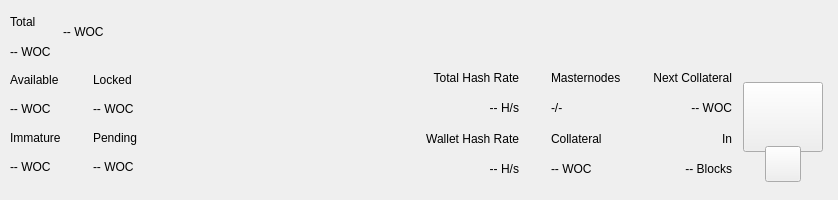
<?xml version="1.0" encoding="UTF-8"?>
<ui version="4.0">
 <class>TopBar</class>
 <widget class="QWidget" name="TopBar">
  <property name="geometry">
   <rect>
    <x>0</x>
    <y>0</y>
    <width>838</width>
    <height>200</height>
   </rect>
  </property>
  <property name="minimumSize">
   <size>
    <width>0</width>
    <height>200</height>
   </size>
  </property>
  <property name="maximumSize">
   <size>
    <width>16777215</width>
    <height>200</height>
   </size>
  </property>
  <property name="windowTitle">
   <string>Form</string>
  </property>
  <layout class="QVBoxLayout" name="verticalLayout_10" stretch="0">
   <property name="spacing">
    <number>0</number>
   </property>
   <property name="leftMargin">
    <number>0</number>
   </property>
   <property name="topMargin">
    <number>0</number>
   </property>
   <property name="rightMargin">
    <number>0</number>
   </property>
   <property name="bottomMargin">
    <number>0</number>
   </property>
   <item>
    <widget class="PFBorderImage" name="containerTop">
     <layout class="QVBoxLayout" name="verticalLayout_11">
      <property name="spacing">
       <number>0</number>
      </property>
      <property name="leftMargin">
       <number>0</number>
      </property>
      <property name="topMargin">
       <number>0</number>
      </property>
      <property name="rightMargin">
       <number>0</number>
      </property>
      <property name="bottomMargin">
       <number>0</number>
      </property>
      <item>
       <widget class="QWidget" name="top_container_2" native="true">
        <property name="minimumSize">
         <size>
          <width>0</width>
          <height>65</height>
         </size>
        </property>
        <layout class="QHBoxLayout" name="top_container">
         <property name="spacing">
          <number>0</number>
         </property>
         <property name="leftMargin">
          <number>10</number>
         </property>
         <property name="topMargin">
          <number>0</number>
         </property>
         <property name="rightMargin">
          <number>10</number>
         </property>
         <property name="bottomMargin">
          <number>0</number>
         </property>
         <item>
          <layout class="QHBoxLayout" name="horizontalLayout_4">
           <property name="spacing">
            <number>12</number>
           </property>
           <property name="rightMargin">
            <number>0</number>
           </property>
           <item>
            <widget class="QWidget" name="widgetAmount" native="true">
             <layout class="QVBoxLayout" name="verticalLayout_2">
              <property name="spacing">
               <number>2</number>
              </property>
              <property name="leftMargin">
               <number>0</number>
              </property>
              <property name="topMargin">
               <number>8</number>
              </property>
              <property name="rightMargin">
               <number>0</number>
              </property>
              <property name="bottomMargin">
               <number>0</number>
              </property>
              <item>
               <widget class="QLabel" name="labelTitle1">
                <property name="text">
                 <string>Total</string>
                </property>
               </widget>
              </item>
              <item>
               <widget class="PrivateQLabel" name="labelAmountPiv">
                <property name="text">
                 <string notr="true">-- WOC</string>
                </property>
               </widget>
              </item>
             </layout>
            </widget>
           </item>
           <item alignment="Qt::AlignVCenter">
            <widget class="QWidget" name="widgetTopAmount" native="true">
             <property name="sizePolicy">
              <sizepolicy hsizetype="Preferred" vsizetype="Maximum">
               <horstretch>0</horstretch>
               <verstretch>0</verstretch>
              </sizepolicy>
             </property>
             <layout class="QHBoxLayout" name="horizontalLayout_5">
              <property name="spacing">
               <number>0</number>
              </property>
              <property name="leftMargin">
               <number>0</number>
              </property>
              <property name="topMargin">
               <number>0</number>
              </property>
              <property name="rightMargin">
               <number>0</number>
              </property>
              <property name="bottomMargin">
               <number>0</number>
              </property>
              <item alignment="Qt::AlignTop">
               <widget class="PrivateQLabel" name="labelAmountTopPiv">
                <property name="minimumSize">
                 <size>
                  <width>0</width>
                  <height>36</height>
                 </size>
                </property>
                <property name="styleSheet">
                 <string notr="true">padding:0px;margin:0px;</string>
                </property>
                <property name="text">
                 <string notr="true">-- WOC</string>
                </property>
               </widget>
              </item>
             </layout>
            </widget>
           </item>
           <item>
            <spacer name="horizontalSpacer">
             <property name="orientation">
              <enum>Qt::Horizontal</enum>
             </property>
             <property name="sizeHint" stdset="0">
              <size>
               <width>40</width>
               <height>20</height>
              </size>
             </property>
            </spacer>
           </item>
           <item alignment="Qt::AlignRight">
            <widget class="QWidget" name="layoutSync" native="true">
             <property name="minimumSize">
              <size>
               <width>0</width>
               <height>36</height>
              </size>
             </property>
             <property name="maximumSize">
              <size>
               <width>16777215</width>
               <height>36</height>
              </size>
             </property>
             <layout class="QVBoxLayout" name="verticalLayout_9">
              <property name="leftMargin">
               <number>0</number>
              </property>
              <property name="topMargin">
               <number>0</number>
              </property>
              <property name="rightMargin">
               <number>0</number>
              </property>
              <property name="bottomMargin">
               <number>0</number>
              </property>
              <item>
               <widget class="ExpandableButton" name="pushButtonSync" native="true">
                <property name="minimumSize">
                 <size>
                  <width>36</width>
                  <height>36</height>
                 </size>
                </property>
                <property name="maximumSize">
                 <size>
                  <width>16777215</width>
                  <height>36</height>
                 </size>
                </property>
               </widget>
              </item>
             </layout>
            </widget>
           </item>
           <item>
            <widget class="ExpandableButton" name="pushButtonHDUpgrade" native="true">
             <property name="minimumSize">
              <size>
               <width>36</width>
               <height>36</height>
              </size>
             </property>
             <property name="maximumSize">
              <size>
               <width>16777215</width>
               <height>36</height>
              </size>
             </property>
            </widget>
           </item>
           <item>
            <widget class="ExpandableButton" name="pushButtonStack" native="true">
             <property name="minimumSize">
              <size>
               <width>36</width>
               <height>36</height>
              </size>
             </property>
             <property name="maximumSize">
              <size>
               <width>16777215</width>
               <height>36</height>
              </size>
             </property>
            </widget>
           </item>
           <item>
            <widget class="ExpandableButton" name="pushButtonConf" native="true">
             <property name="minimumSize">
              <size>
               <width>36</width>
               <height>36</height>
              </size>
             </property>
             <property name="maximumSize">
              <size>
               <width>16777215</width>
               <height>36</height>
              </size>
             </property>
            </widget>
           </item>
           <item>
            <widget class="ExpandableButton" name="pushButtonMasternodes" native="true">
             <property name="minimumSize">
              <size>
               <width>36</width>
               <height>36</height>
              </size>
             </property>
             <property name="maximumSize">
              <size>
               <width>16777215</width>
               <height>36</height>
              </size>
             </property>
            </widget>
           </item>
           <item>
            <widget class="ExpandableButton" name="pushButtonConsole" native="true">
             <property name="minimumSize">
              <size>
               <width>36</width>
               <height>36</height>
              </size>
             </property>
             <property name="maximumSize">
              <size>
               <width>16777215</width>
               <height>36</height>
              </size>
             </property>
            </widget>
           </item>
           <item>
            <widget class="ExpandableButton" name="pushButtonConnection" native="true">
             <property name="minimumSize">
              <size>
               <width>36</width>
               <height>36</height>
              </size>
             </property>
             <property name="maximumSize">
              <size>
               <width>16777215</width>
               <height>36</height>
              </size>
             </property>
            </widget>
           </item>
           <item>
            <widget class="ExpandableButton" name="pushButtonTor" native="true">
             <property name="minimumSize">
              <size>
               <width>36</width>
               <height>36</height>
              </size>
             </property>
             <property name="maximumSize">
              <size>
               <width>16777215</width>
               <height>36</height>
              </size>
             </property>
            </widget>
           </item>
           <item>
            <widget class="ExpandableButton" name="pushButtonLock" native="true">
             <property name="sizePolicy">
              <sizepolicy hsizetype="Expanding" vsizetype="Expanding">
               <horstretch>0</horstretch>
               <verstretch>0</verstretch>
              </sizepolicy>
             </property>
             <property name="minimumSize">
              <size>
               <width>36</width>
               <height>0</height>
              </size>
             </property>
             <property name="maximumSize">
              <size>
               <width>16777215</width>
               <height>36</height>
              </size>
             </property>
            </widget>
           </item>
           <item>
            <widget class="ExpandableButton" name="pushButtonTheme" native="true">
             <property name="minimumSize">
              <size>
               <width>36</width>
               <height>36</height>
              </size>
             </property>
             <property name="maximumSize">
              <size>
               <width>16777215</width>
               <height>36</height>
              </size>
             </property>
            </widget>
           </item>
           <item>
            <widget class="ExpandableButton" name="pushButtonFAQ" native="true">
             <property name="minimumSize">
              <size>
               <width>36</width>
               <height>36</height>
              </size>
             </property>
             <property name="maximumSize">
              <size>
               <width>16777215</width>
               <height>36</height>
              </size>
             </property>
            </widget>
           </item>
           <item>
            <widget class="ExpandableButton" name="pushButtonPrivacy" native="true">
             <property name="minimumSize">
              <size>
               <width>36</width>
               <height>36</height>
              </size>
             </property>
             <property name="maximumSize">
              <size>
               <width>16777215</width>
               <height>36</height>
              </size>
             </property>
            </widget>
           </item>
          </layout>
         </item>
        </layout>
       </widget>
      </item>
      <item>
       <widget class="QWidget" name="bottom_container" native="true">
        <property name="minimumSize">
         <size>
          <width>0</width>
          <height>135</height>
         </size>
        </property>
        <layout class="QHBoxLayout" name="botton_container">
         <property name="leftMargin">
          <number>10</number>
         </property>
         <property name="topMargin">
          <number>0</number>
         </property>
         <property name="rightMargin">
          <number>10</number>
         </property>
         <property name="bottomMargin">
          <number>10</number>
         </property>
         <item>
          <layout class="QHBoxLayout" name="horizontalLayout_3">
           <property name="spacing">
            <number>0</number>
           </property>
           <property name="bottomMargin">
            <number>9</number>
           </property>
           <item>
            <layout class="QVBoxLayout" name="verticalLayout_7">
             <property name="spacing">
              <number>0</number>
             </property>
             <property name="leftMargin">
              <number>0</number>
             </property>
             <property name="rightMargin">
              <number>0</number>
             </property>
             <item>
              <layout class="QHBoxLayout" name="horizontalLayout_2">
               <property name="spacing">
                <number>0</number>
               </property>
               <item>
                <layout class="QVBoxLayout" name="verticalLayout_6">
                 <item>
                  <widget class="QLabel" name="labelTitle5">
                   <property name="text">
                    <string>Available</string>
                   </property>
                  </widget>
                 </item>
                 <item>
                  <widget class="PrivateQLabel" name="labelAvailablePiv">
                   <property name="text">
                    <string>-- WOC</string>
                   </property>
                  </widget>
                 </item>
                 <item>
                  <widget class="QLabel" name="labelTitle4">
                   <property name="text">
                    <string>Immature</string>
                   </property>
                  </widget>
                 </item>
                 <item>
                  <widget class="PrivateQLabel" name="labelImmaturePiv">
                   <property name="text">
                    <string notr="true">-- WOC</string>
                   </property>
                  </widget>
                 </item>
                </layout>
               </item>
               <item>
                <layout class="QVBoxLayout" name="verticalLayout_8">
                 <property name="leftMargin">
                  <number>32</number>
                 </property>
                 <item>
                  <widget class="QLabel" name="labelTitle6">
                   <property name="text">
                    <string>Locked</string>
                   </property>
                  </widget>
                 </item>
                 <item>
                  <widget class="PrivateQLabel" name="labelLockedPiv">
                   <property name="text">
                    <string>-- WOC</string>
                   </property>
                  </widget>
                 </item>
                 <item>
                  <widget class="QLabel" name="labelTitle3">
                   <property name="text">
                    <string>Pending</string>
                   </property>
                  </widget>
                 </item>
                 <item>
                  <widget class="PrivateQLabel" name="labelPendingPiv">
                   <property name="text">
                    <string notr="true">-- WOC</string>
                   </property>
                  </widget>
                 </item>
                </layout>
               </item>
              </layout>
             </item>
            </layout>
           </item>
          </layout>
         </item>
         <item>
          <spacer name="horizontalSpacer_2">
           <property name="orientation">
            <enum>Qt::Horizontal</enum>
           </property>
           <property name="sizeHint" stdset="0">
            <size>
             <width>40</width>
             <height>20</height>
            </size>
           </property>
          </spacer>
         </item>
         <item>
          <layout class="QHBoxLayout" name="horizontalLayout_6">
           <property name="spacing">
            <number>0</number>
           </property>
           <property name="rightMargin">
            <number>0</number>
           </property>
           <property name="bottomMargin">
            <number>9</number>
           </property>
           <item>
            <widget class="QWidget" name="widgetStaking" native="true">
             <layout class="QVBoxLayout" name="verticalLayout_12">
              <property name="leftMargin">
               <number>32</number>
              </property>
              <property name="topMargin">
               <number>0</number>
              </property>
              <property name="rightMargin">
               <number>0</number>
              </property>
              <property name="bottomMargin">
               <number>0</number>
              </property>
              <item>
               <widget class="QLabel" name="labelNetworkHashRateTitle">
                <property name="text">
                 <string>Total Hash Rate</string>
                </property>
                <property name="textFormat">
                 <enum>Qt::AutoText</enum>
                </property>
                <property name="alignment">
                 <set>Qt::AlignRight|Qt::AlignTrailing|Qt::AlignVCenter</set>
                </property>
               </widget>
              </item>
              <item>
               <widget class="QLabel" name="labelNetworkHashRateValue">
                <property name="layoutDirection">
                 <enum>Qt::LeftToRight</enum>
                </property>
                <property name="text">
                 <string>-- H/s</string>
                </property>
                <property name="textFormat">
                 <enum>Qt::AutoText</enum>
                </property>
                <property name="alignment">
                 <set>Qt::AlignRight|Qt::AlignTrailing|Qt::AlignVCenter</set>
                </property>
               </widget>
              </item>
              <item>
               <widget class="QLabel" name="labelWalletHashRateTitle">
                <property name="text">
                 <string>Wallet Hash Rate</string>
                </property>
                <property name="textFormat">
                 <enum>Qt::AutoText</enum>
                </property>
                <property name="alignment">
                 <set>Qt::AlignRight|Qt::AlignTrailing|Qt::AlignVCenter</set>
                </property>
               </widget>
              </item>
              <item>
               <widget class="PrivateQLabel" name="labelWalletHashRateValue">
                <property name="text">
                 <string notr="true">-- H/s</string>
                </property>
                <property name="textFormat">
                 <enum>Qt::AutoText</enum>
                </property>
                <property name="alignment">
                 <set>Qt::AlignRight|Qt::AlignTrailing|Qt::AlignVCenter</set>
                </property>
               </widget>
              </item>
             </layout>
            </widget>
           </item>
           <item>
            <widget class="QWidget" name="widgetMasternodes" native="true">
             <layout class="QVBoxLayout">
              <property name="leftMargin">
               <number>32</number>
              </property>
              <property name="topMargin">
               <number>0</number>
              </property>
              <property name="rightMargin">
               <number>0</number>
              </property>
              <property name="bottomMargin">
               <number>0</number>
              </property>
              <item>
               <widget class="QLabel" name="labelMasternodesTitle">
                <property name="text">
                 <string>Masternodes</string>
                </property>
               </widget>
              </item>
              <item>
               <widget class="PrivateQLabel" name="labelMasternodeCount">
                <property name="text">
                 <string>-/-</string>
                </property>
               </widget>
              </item>
              <item>
               <widget class="QLabel" name="labelCollateralTitle">
                <property name="text">
                 <string>Collateral</string>
                </property>
               </widget>
              </item>
              <item>
               <widget class="QLabel" name="labelCollateralValue">
                <property name="text">
                 <string notr="true">-- WOC</string>
                </property>
               </widget>
              </item>
             </layout>
            </widget>
           </item>
           <item>
            <widget class="QWidget" name="widgetNextCollateral" native="true">
             <layout class="QVBoxLayout" name="verticalLayout_12">
              <property name="leftMargin">
               <number>32</number>
              </property>
              <property name="topMargin">
               <number>0</number>
              </property>
              <property name="rightMargin">
               <number>0</number>
              </property>
              <property name="bottomMargin">
               <number>0</number>
              </property>
              <item>
               <widget class="QLabel" name="labelNextMasternodesTitle">
                <property name="text">
                 <string>Next Collateral</string>
                </property>
                <property name="textFormat">
                 <enum>Qt::AutoText</enum>
                </property>
                <property name="alignment">
                 <set>Qt::AlignRight|Qt::AlignTrailing|Qt::AlignVCenter</set>
                </property>
               </widget>
              </item>
              <item>
               <widget class="QLabel" name="labelNextCollateralValue">
                <property name="text">
                 <string>-- WOC</string>
                </property>
                <property name="textFormat">
                 <enum>Qt::AutoText</enum>
                </property>
                <property name="alignment">
                 <set>Qt::AlignRight|Qt::AlignTrailing|Qt::AlignVCenter</set>
                </property>
               </widget>
              </item>
              <item>
               <widget class="QLabel" name="labelRemainingBlocks">
                <property name="text">
                 <string>In</string>
                </property>
                <property name="textFormat">
                 <enum>Qt::AutoText</enum>
                </property>
                <property name="alignment">
                 <set>Qt::AlignRight|Qt::AlignTrailing|Qt::AlignVCenter</set>
                </property>
               </widget>
              </item>
              <item>
               <widget class="QLabel" name="labelNextCollateralBlocks">
                <property name="text">
                 <string notr="true">-- Blocks</string>
                </property>
                <property name="textFormat">
                 <enum>Qt::AutoText</enum>
                </property>
                <property name="alignment">
                 <set>Qt::AlignRight|Qt::AlignTrailing|Qt::AlignVCenter</set>
                </property>
               </widget>
              </item>
             </layout>
            </widget>
           </item>
          </layout>
         </item>
         <item>
          <widget class="QWidget" name="qrContainer" native="true">
           <property name="sizePolicy">
            <sizepolicy hsizetype="Preferred" vsizetype="Minimum">
             <horstretch>0</horstretch>
             <verstretch>0</verstretch>
            </sizepolicy>
           </property>
           <property name="minimumSize">
            <size>
             <width>90</width>
             <height>110</height>
            </size>
           </property>
           <property name="maximumSize">
            <size>
             <width>90</width>
             <height>110</height>
            </size>
           </property>
           <layout class="QVBoxLayout" name="containerQR">
            <property name="spacing">
             <number>0</number>
            </property>
            <property name="leftMargin">
             <number>5</number>
            </property>
            <property name="topMargin">
             <number>10</number>
            </property>
            <property name="rightMargin">
             <number>5</number>
            </property>
            <property name="bottomMargin">
             <number>0</number>
            </property>
            <item>
             <widget class="QPushButton" name="btnQr">
              <property name="minimumSize">
               <size>
                <width>70</width>
                <height>70</height>
               </size>
              </property>
              <property name="maximumSize">
               <size>
                <width>16777215</width>
                <height>70</height>
               </size>
              </property>
              <property name="focusPolicy">
               <enum>Qt::NoFocus</enum>
              </property>
              <property name="text">
               <string/>
              </property>
              <property name="iconSize">
               <size>
                <width>70</width>
                <height>70</height>
               </size>
              </property>
             </widget>
            </item>
            <item>
             <spacer name="verticalSpacer">
              <property name="orientation">
               <enum>Qt::Vertical</enum>
              </property>
              <property name="sizeType">
               <enum>QSizePolicy::Fixed</enum>
              </property>
              <property name="sizeHint" stdset="0">
               <size>
                <width>20</width>
                <height>20</height>
               </size>
              </property>
             </spacer>
            </item>
            <item alignment="Qt::AlignHCenter|Qt::AlignBottom">
             <widget class="QPushButton" name="pushButtonQR">
              <property name="minimumSize">
               <size>
                <width>36</width>
                <height>36</height>
               </size>
              </property>
              <property name="maximumSize">
               <size>
                <width>36</width>
                <height>36</height>
               </size>
              </property>
              <property name="focusPolicy">
               <enum>Qt::NoFocus</enum>
              </property>
              <property name="text">
               <string/>
              </property>
             </widget>
            </item>
           </layout>
          </widget>
         </item>
        </layout>
       </widget>
      </item>
     </layout>
    </widget>
   </item>
  </layout>
 </widget>
 <customwidgets>
  <customwidget>
   <class>ExpandableButton</class>
   <extends>QWidget</extends>
   <header>qt/pivx/expandablebutton.h</header>
   <container>1</container>
  </customwidget>
  <customwidget>
   <class>PFBorderImage</class>
   <extends>QFrame</extends>
   <header>qt/pivx/pfborderimage.h</header>
   <container>1</container>
  </customwidget>
  <customwidget>
   <class>PrivateQLabel</class>
   <extends>QLabel</extends>
   <header>qt/pivx/privatelabel.h</header>
   <container>0</container>
  </customwidget>
 </customwidgets>
 <resources/>
 <connections/>
</ui>
